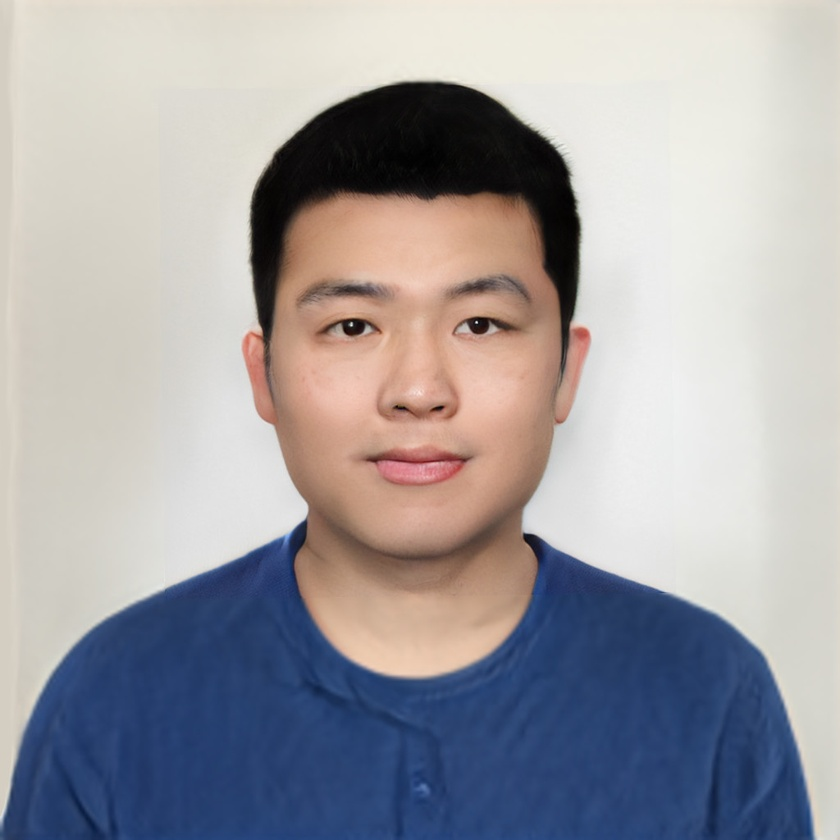
#> input picture assets/photo.jpg, 840 x 840 px, shrunk from 1024 x 1024 before the run, found by its file name
$ jupyter execute idealhighpass.ipynb
#> lines starting #> are read from the running program, lines starting #| are printed output that depends on the picture
[cell 1]
import cv2
import numpy as np
import matplotlib.pyplot as plt

def ideal_high_pass_filter(shape, D0):
    rows, cols = shape
    crow, ccol = rows // 2, cols // 2
    mask = np.ones((rows, cols), np.uint8)
    for u in range(rows):
        for v in range(cols):
            if np.sqrt((u - crow)**2 + (v - ccol)**2) <= D0:
                mask[u, v] = 0
    return mask

def apply_filter(img, filter_mask):
    dft = np.fft.fft2(img)
    dft_shift = np.fft.fftshift(dft)
    filtered = dft_shift * filter_mask
    back_ishift = np.fft.ifftshift(filtered)
    img_back = np.fft.ifft2(back_ishift)
    return np.abs(img_back)

img_path = r"D:\AP22110010458\digital-image-preprocessing\assets\photo.jpg"
img = cv2.imread(img_path, 0)
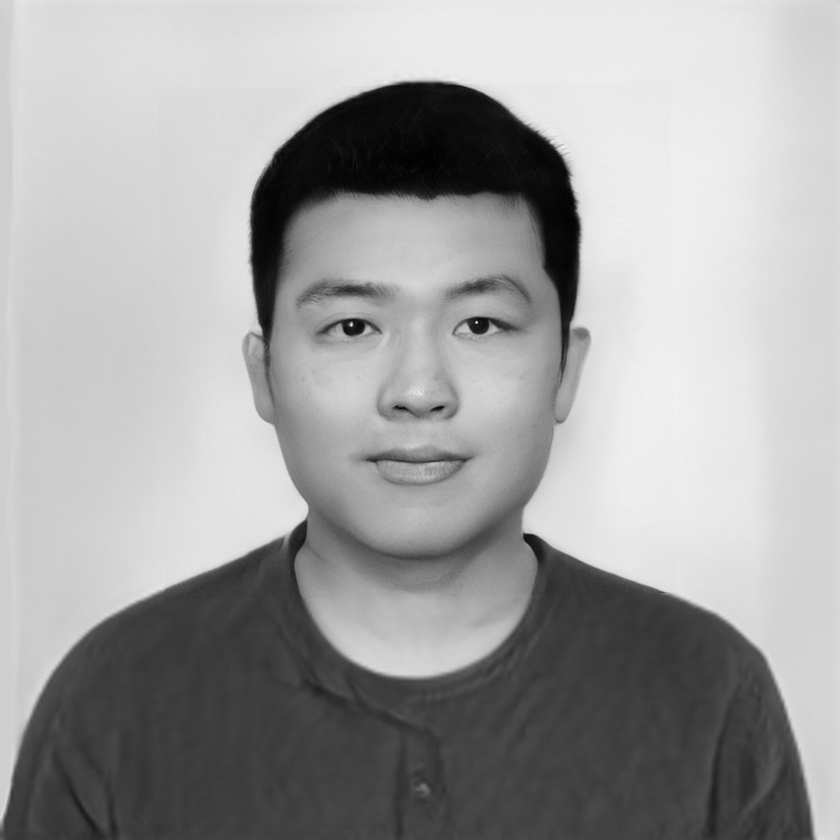
#> img: shape (840, 840); min 0, max 242, mean 160.7

if img is None:
    raise FileNotFoundError(f"Image not found at: {img_path}")

D0 = 30  # Cutoff frequency
mask = ideal_high_pass_filter(img.shape, D0)
filtered_img = apply_filter(img, mask)
#> in apply_filter, `return np.abs(img_back)`:
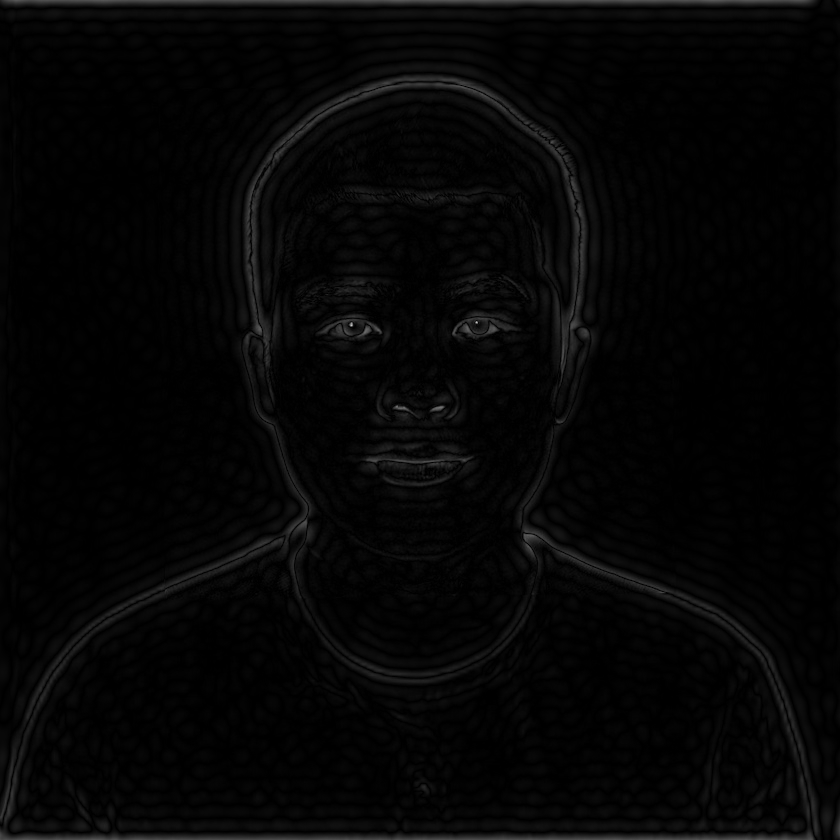
#> returned value: shape (840, 840) float64; min 2.06e-06, max 199.2, mean 5.8

plt.figure(figsize=(12, 4))
plt.subplot(1, 3, 1), plt.imshow(img, cmap='gray'), plt.title("Original")
plt.subplot(1, 3, 2), plt.imshow(mask, cmap='gray'), plt.title("Ideal HPF Mask")
plt.subplot(1, 3, 3), plt.imshow(filtered_img, cmap='gray'), plt.title("Filtered Output")
plt.tight_layout()
plt.show()
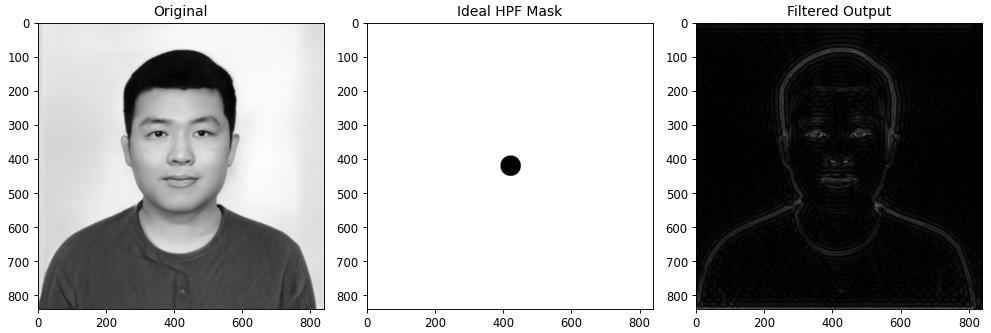
#> figure drawn by matplotlib, 3 panels
